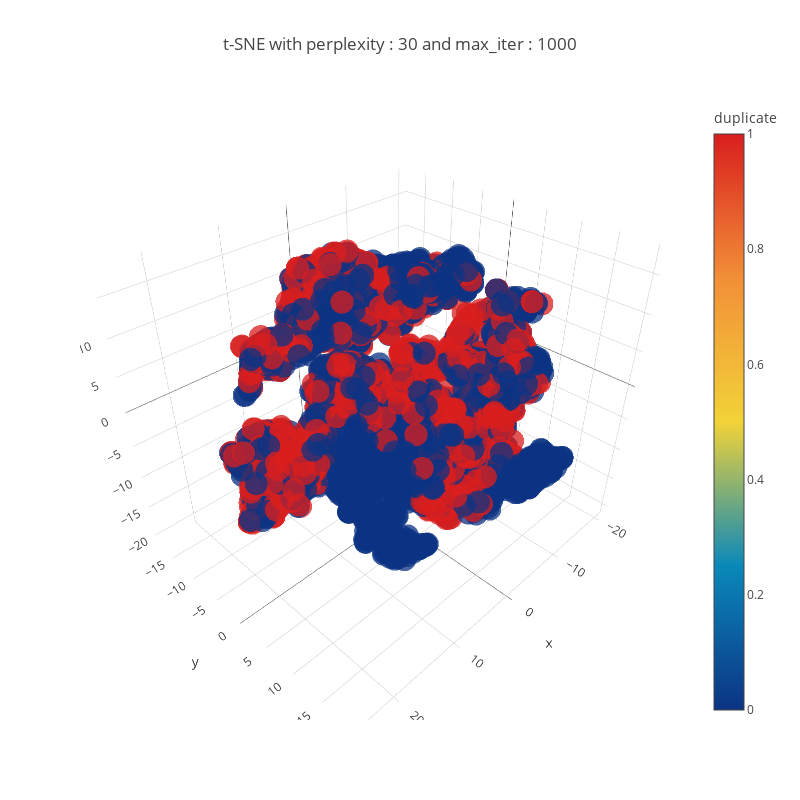

The code cell stored with this chart in its notebook:
### Code cell
# Plot in 3D space
trace1 = go.Scatter3d(
    x=tsne3d[:,0],
    y=tsne3d[:,1],
    z=tsne3d[:,2],
    mode='markers',
    marker=dict(
        sizemode='diameter',
        color = y,
        colorscale = 'Portland',
        colorbar = dict(title = 'duplicate'),
        line=dict(color='rgb(255, 255, 255)'),
        opacity=0.75
    )
)

data=[trace1]
layout=dict(height=800, width=800, title='t-SNE with perplexity : {} and max_iter : {}'.format(30,1000))
fig=dict(data=data, layout=layout)
py.iplot(fig, filename='3DBubble')

### Figure 1 — Plotly figure (JSON) as saved in the notebook; plotly's stock layout.template omitted (floating-point values rounded to 4 significant figures; data arrays with more than 128 entries replaced by an {"elided": "..."} marker saying what was removed)
{"data": [{"marker": {"color": {"elided": "5000 int values"}, "colorbar": {"title": {"text": "duplicate"}}, "colorscale": "Portland", "line": {"color": "rgb(255, 255, 255)"}, "opacity": 0.75, "sizemode": "diameter"}, "mode": "markers", "type": "scatter3d", "uid": "fc1538c7-f297-4514-8730-bb19b5e93c43", "x": {"elided": "5000 float values"}, "y": {"elided": "5000 float values"}, "z": {"elided": "5000 float values"}}], "layout": {"height": 800, "title": {"text": "t-SNE with perplexity : 30 and max_iter : 1000"}, "width": 800}}
